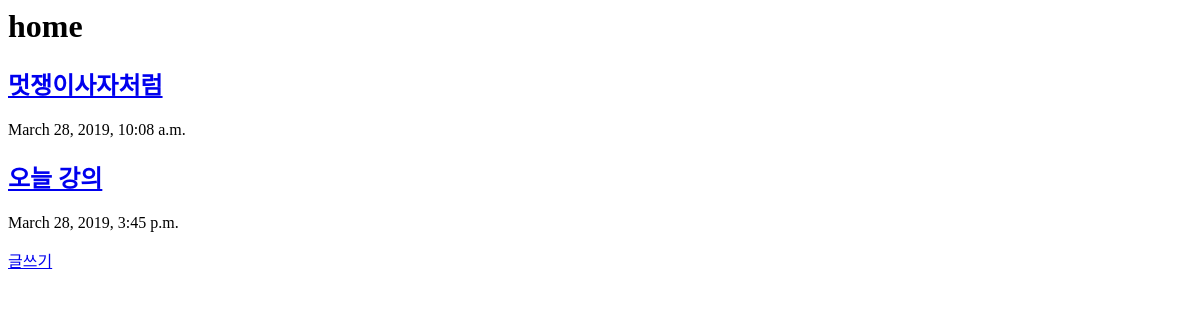
/blog/home, run on an earlier commit of the app's database.
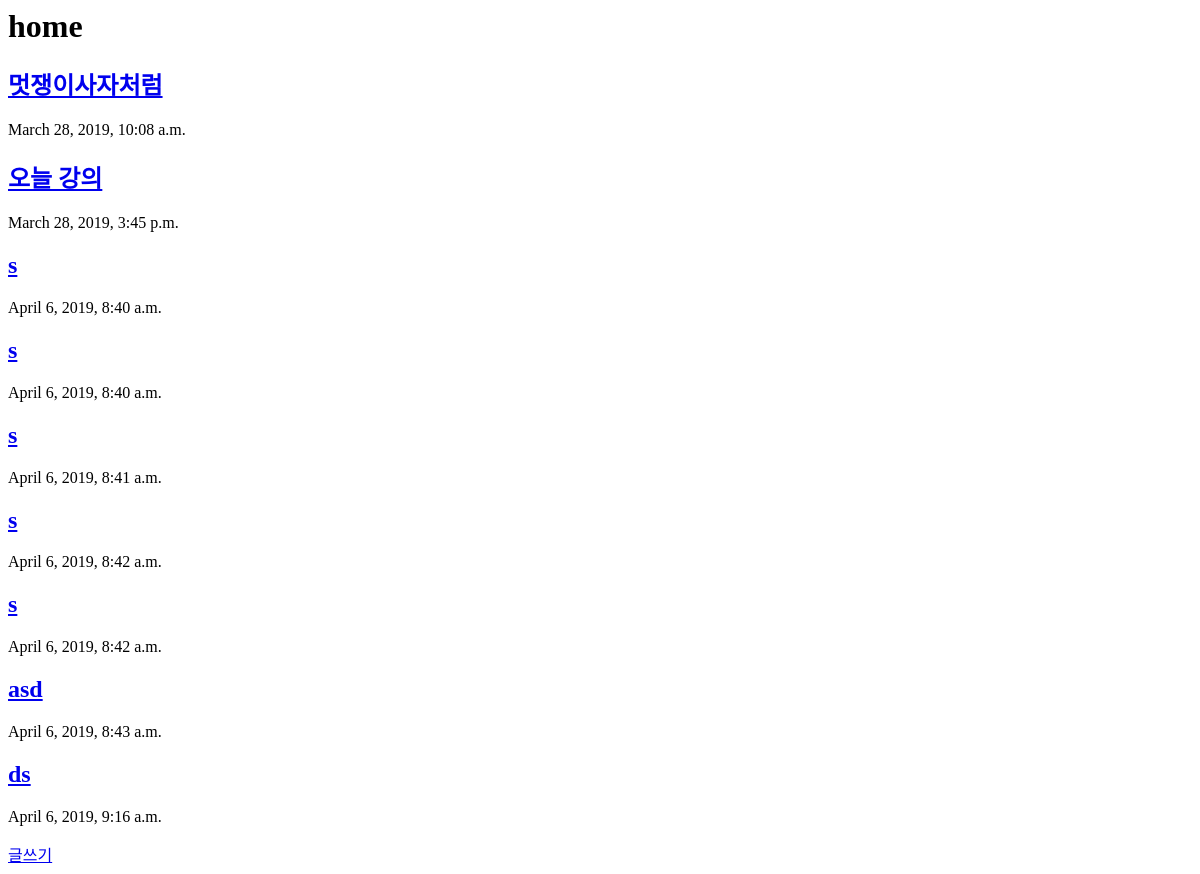
And on a later commit of the database.
### blog/models.py (models this page shows, shortened)
class Post(models.Model):
    author = models.ForeignKey('auth.User', on_delete=models.CASCADE)
    title =  models.CharField(max_length=200)
    text = models.TextField()
    created_date = models.DateTimeField(default=timezone.now)
    published_date = models.DateTimeField(blank=True, null=True)

### blog/views.py (the view)
# urls.py: 2. Add a URL to urlpatterns:  path('', views.home, name='home')
def home(request):
    posts = Post.objects
    return render (request, 'blog/home.html', {'posts':posts})

### blog/templates/blog/home.html (shortened to what this page needs)
<haed>
</head>
<body>
    <h1>home</h1>
    {% for post in posts.all %}
        <div class="container">
            <h2><a href="post/{{post.id}}/">{{post.title}}<a></h2>
            <p>{{post.created_date}}</p>
        </div>
    {% endfor %}
    <a href="{% url 'new'%}" class="top-menu">글쓰기</a>
</body>

What changed in the data, as far as the page shows it:
added Post: title "s", created_date "April 6, 2019, 8:40 a.m."
added Post: title "s", created_date "April 6, 2019, 8:40 a.m."
added Post: title "s", created_date "April 6, 2019, 8:41 a.m."
added Post: title "s", created_date "April 6, 2019, 8:42 a.m."
added Post: title "s", created_date "April 6, 2019, 8:42 a.m."
added Post: title "asd", created_date "April 6, 2019, 8:43 a.m."
added Post: title "ds", created_date "April 6, 2019, 9:16 a.m."
